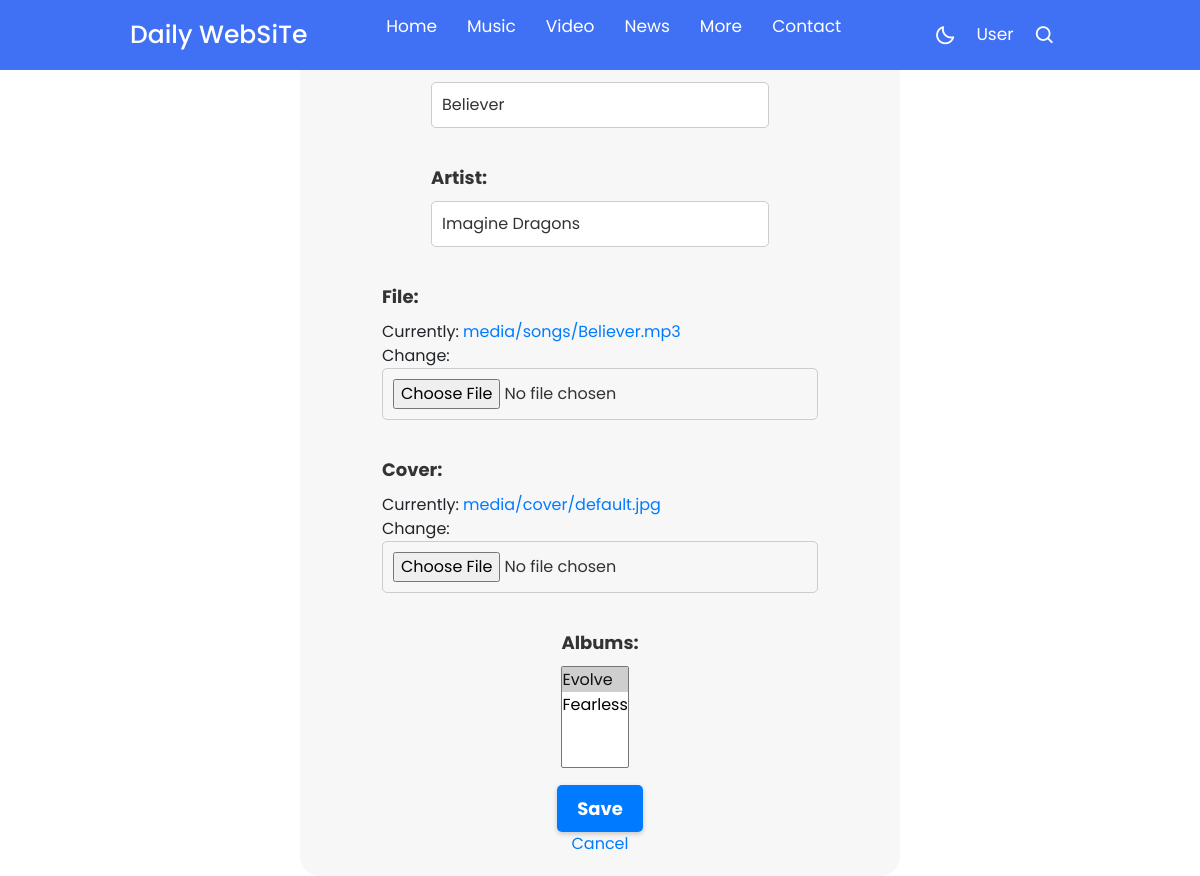
The app's page /song_edit/1 (signed in), older data.
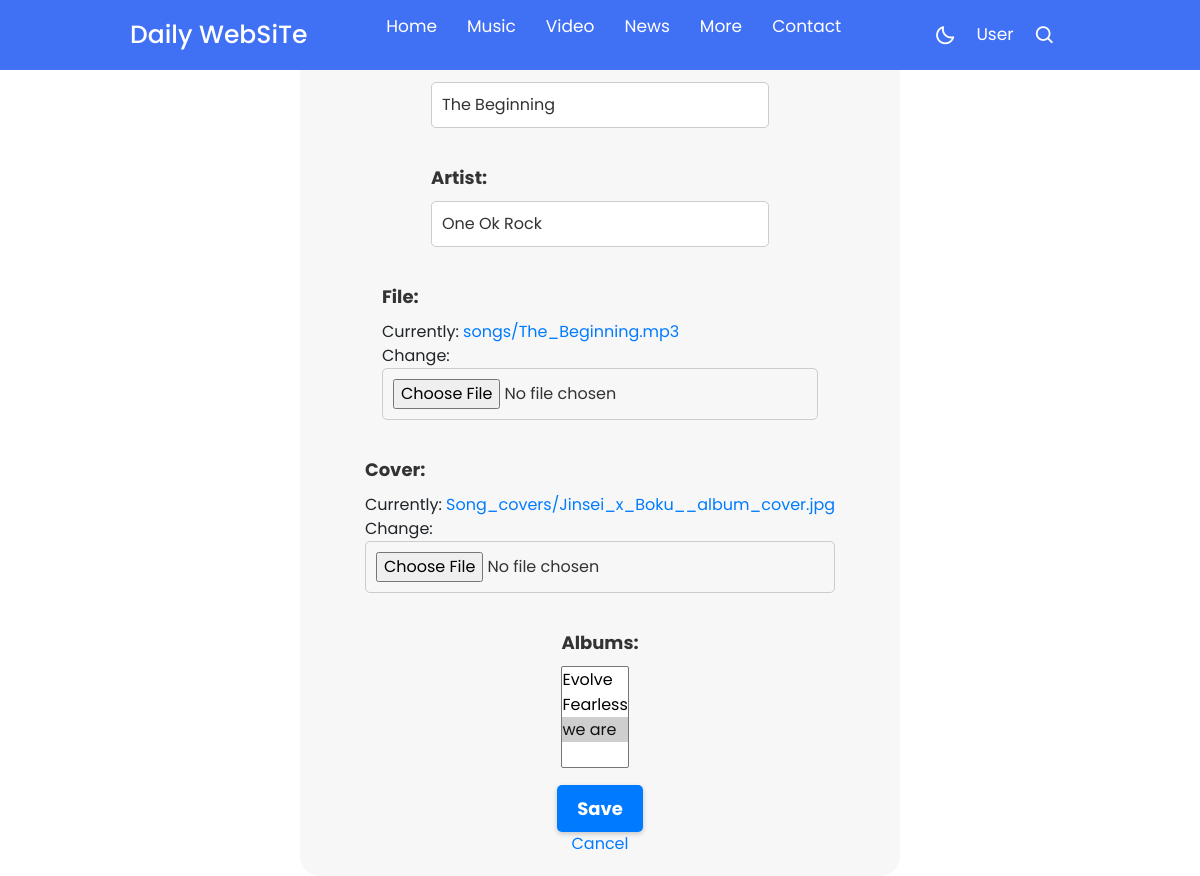
The same page, newer data.
### MyApp/models.py (models this page shows, shortened)
class Song(models.Model):
    title = models.CharField(max_length=100)
    artist = models.CharField(max_length=100)
    file = models.FileField(upload_to='songs/')
    cover = models.ImageField(upload_to='Song_covers/', default='Song_cover/default.jpg')
    uploader = models.ForeignKey(User, on_delete=models.CASCADE)
    albums = models.ManyToManyField(Album, related_name='songs', blank=True)
    likes = models.ManyToManyField(User, through='Like', related_name='liked_songs')

### MyApp/views.py (the view)
# urls.py: path('song_edit/<int:song_id>', views.song_edit, name='song_edit'),
@user_passes_test(lambda u: u.is_authenticated, login_url=reverse_lazy('MyApp:login'))
def song_edit(request, song_id):
    song = Song.objects.get(id=song_id)
    if request.method == 'POST':
        form = SongForm(request.POST, request.FILES, instance=song)
        if form.is_valid():
            form.save()
            return redirect('MyApp:user', user_id=request.user.id)
    else:
        form = SongForm(instance=song)
    return render(request, 'music/song_edit.html', {'form': form})

### MyApp/forms.py
class SongForm(forms.ModelForm):
    class Meta:
        model = Song
        fields = ['title', 'artist', 'file', 'cover', 'albums']

### MyApp/models.py (called while the page is built)
    def __str__(self):
        return self.album_title

### temp/music/song_edit.html (shortened to what this page needs)
{% extends 'STY.html' %}
{% load static %}
{% block content %}
<link rel="stylesheet" href="{% static 'Music_edit_style.css' %}">
<div class="post_field">
<form method="post">
    {{ form.as_p }}
    <button type="submit">Save</button>
  </form>
  <a href="{% url 'MyApp:user' user.id %}">Cancel</a>
</div>
{% endblock content %}

Row changes from the older to the newer data that the page shows:
changed Song: title "Believer" → "The Beginning"; artist "Imagine Dragons" → "One Ok Rock"
Text that changed along with them:
form field albums: "Evolve ☑ / Fearless" → "Evolve / Fearless / we are ☑"
text no longer shown: "Artist: File: Currently: media/songs/Believer.mp3 Change: Cover: Currently: media/cover/default.jpg Change: Albums:"
text now shown: "Artist: File: Currently: songs/The_Beginning.mp3 Change: Cover: Currently: Song_covers/Jinsei_x_Boku__album_cover.jpg Change: Albums:"
